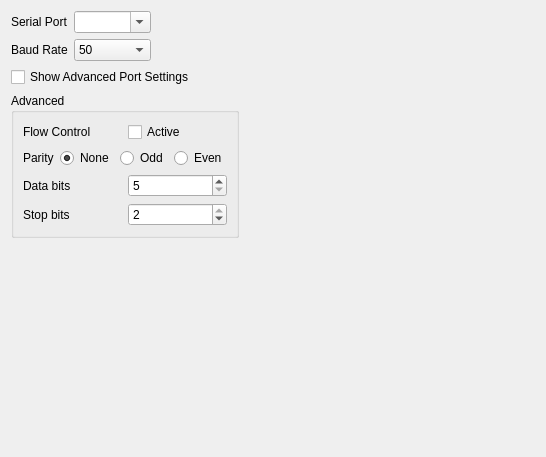
<?xml version="1.0" encoding="UTF-8"?>
<ui version="4.0">
 <class>serialSettings</class>
 <widget class="QWidget" name="serialSettings">
  <property name="geometry">
   <rect>
    <x>0</x>
    <y>0</y>
    <width>546</width>
    <height>457</height>
   </rect>
  </property>
  <property name="windowTitle">
   <string>Form</string>
  </property>
  <layout class="QVBoxLayout" name="verticalLayout_2">
   <item>
    <layout class="QHBoxLayout" name="horizontalLayout_7" stretch="0,1,5">
     <item>
      <widget class="QLabel" name="portlabel">
       <property name="text">
        <string>Serial Port</string>
       </property>
      </widget>
     </item>
     <item>
      <widget class="QComboBox" name="portName">
       <property name="toolTip">
        <string>The serial port to which the system is connected. All ports listed here should work.</string>
       </property>
       <property name="statusTip">
        <string>The serial port to which the system is connected. All ports listed here should work.</string>
       </property>
       <property name="whatsThis">
        <string>The serial port to which the system is connected. All ports listed here should work.</string>
       </property>
       <property name="editable">
        <bool>true</bool>
       </property>
       <property name="sizeAdjustPolicy">
        <enum>QComboBox::AdjustToContents</enum>
       </property>
       <item>
        <property name="text">
         <string/>
        </property>
       </item>
      </widget>
     </item>
     <item>
      <spacer name="horizontalSpacer">
       <property name="orientation">
        <enum>Qt::Horizontal</enum>
       </property>
       <property name="sizeHint" stdset="0">
        <size>
         <width>40</width>
         <height>20</height>
        </size>
       </property>
      </spacer>
     </item>
    </layout>
   </item>
   <item>
    <layout class="QHBoxLayout" name="horizontalLayout_6" stretch="0,1,5">
     <item>
      <widget class="QLabel" name="portlabel_2">
       <property name="text">
        <string>Baud Rate</string>
       </property>
      </widget>
     </item>
     <item>
      <widget class="QComboBox" name="baudRate">
       <property name="toolTip">
        <string>The data transmission rate. If unsure 57600 and 115200 are very common rates.</string>
       </property>
       <property name="statusTip">
        <string>The data transmission rate. If unsure 57600 and 115200 are very common rates.</string>
       </property>
       <property name="whatsThis">
        <string>The data transmission rate. If unsure 57600 and 115200 are very common rates.</string>
       </property>
       <property name="editable">
        <bool>false</bool>
       </property>
       <property name="sizeAdjustPolicy">
        <enum>QComboBox::AdjustToContents</enum>
       </property>
       <item>
        <property name="text">
         <string>50</string>
        </property>
       </item>
       <item>
        <property name="text">
         <string>75</string>
        </property>
       </item>
       <item>
        <property name="text">
         <string>110</string>
        </property>
       </item>
       <item>
        <property name="text">
         <string>134</string>
        </property>
       </item>
       <item>
        <property name="text">
         <string>150</string>
        </property>
       </item>
       <item>
        <property name="text">
         <string>200</string>
        </property>
       </item>
       <item>
        <property name="text">
         <string>300</string>
        </property>
       </item>
       <item>
        <property name="text">
         <string>600</string>
        </property>
       </item>
       <item>
        <property name="text">
         <string>1200</string>
        </property>
       </item>
       <item>
        <property name="text">
         <string>1800</string>
        </property>
       </item>
       <item>
        <property name="text">
         <string>2400</string>
        </property>
       </item>
       <item>
        <property name="text">
         <string>4800</string>
        </property>
       </item>
       <item>
        <property name="text">
         <string>9600</string>
        </property>
       </item>
       <item>
        <property name="text">
         <string>14400</string>
        </property>
       </item>
       <item>
        <property name="text">
         <string>19200</string>
        </property>
       </item>
       <item>
        <property name="text">
         <string>38400</string>
        </property>
       </item>
       <item>
        <property name="text">
         <string>56000</string>
        </property>
       </item>
       <item>
        <property name="text">
         <string>57600</string>
        </property>
       </item>
       <item>
        <property name="text">
         <string>76800</string>
        </property>
       </item>
       <item>
        <property name="text">
         <string>115200</string>
        </property>
       </item>
       <item>
        <property name="text">
         <string>128000</string>
        </property>
       </item>
       <item>
        <property name="text">
         <string>230400</string>
        </property>
       </item>
       <item>
        <property name="text">
         <string>256000</string>
        </property>
       </item>
       <item>
        <property name="text">
         <string>460800</string>
        </property>
       </item>
       <item>
        <property name="text">
         <string>921600</string>
        </property>
       </item>
      </widget>
     </item>
     <item>
      <spacer name="horizontalSpacer_2">
       <property name="orientation">
        <enum>Qt::Horizontal</enum>
       </property>
       <property name="sizeHint" stdset="0">
        <size>
         <width>40</width>
         <height>20</height>
        </size>
       </property>
      </spacer>
     </item>
    </layout>
   </item>
   <item>
    <widget class="QCheckBox" name="advCheckBox">
     <property name="text">
      <string>Show Advanced Port Settings</string>
     </property>
    </widget>
   </item>
   <item>
    <layout class="QHBoxLayout" name="horizontalLayout_8">
     <item>
      <widget class="QGroupBox" name="advGroupBox">
       <property name="title">
        <string>Advanced</string>
       </property>
       <layout class="QVBoxLayout" name="verticalLayout">
        <item>
         <layout class="QHBoxLayout" name="horizontalLayout">
          <item>
           <widget class="QLabel" name="portlabel_3">
            <property name="text">
             <string>Flow Control</string>
            </property>
           </widget>
          </item>
          <item>
           <widget class="QCheckBox" name="flowControlCheckBox">
            <property name="toolTip">
             <string>Activate / deactivate hardware flow control. Commonly deactivated</string>
            </property>
            <property name="statusTip">
             <string>Activate / deactivate hardware flow control. Commonly deactivated</string>
            </property>
            <property name="whatsThis">
             <string>Activate / deactivate hardware flow control. Commonly deactivated</string>
            </property>
            <property name="text">
             <string>Active</string>
            </property>
           </widget>
          </item>
         </layout>
        </item>
        <item>
         <layout class="QHBoxLayout" name="horizontalLayout_3">
          <item>
           <widget class="QLabel" name="portlabel_4">
            <property name="text">
             <string>Parity</string>
            </property>
           </widget>
          </item>
          <item>
           <layout class="QHBoxLayout" name="horizontalLayout_2">
            <item>
             <widget class="QRadioButton" name="parNone">
              <property name="toolTip">
               <string>Set the parity. In most cases no parity (None) is used.</string>
              </property>
              <property name="statusTip">
               <string>Set the parity. In most cases no parity (None) is used.</string>
              </property>
              <property name="whatsThis">
               <string>Set the parity. In most cases no parity (None) is used.</string>
              </property>
              <property name="text">
               <string>None</string>
              </property>
              <property name="checked">
               <bool>true</bool>
              </property>
             </widget>
            </item>
            <item>
             <widget class="QRadioButton" name="parOdd">
              <property name="toolTip">
               <string>Set the parity. In most cases no parity (None) is used.</string>
              </property>
              <property name="statusTip">
               <string>Set the parity. In most cases no parity (None) is used.</string>
              </property>
              <property name="whatsThis">
               <string>Set the parity. In most cases no parity (None) is used.</string>
              </property>
              <property name="text">
               <string>Odd</string>
              </property>
             </widget>
            </item>
            <item>
             <widget class="QRadioButton" name="parEven">
              <property name="toolTip">
               <string>Set the parity. In most cases no parity (None) is used.</string>
              </property>
              <property name="statusTip">
               <string>Set the parity. In most cases no parity (None) is used.</string>
              </property>
              <property name="whatsThis">
               <string>Set the parity. In most cases no parity (None) is used.</string>
              </property>
              <property name="text">
               <string>Even</string>
              </property>
             </widget>
            </item>
           </layout>
          </item>
         </layout>
        </item>
        <item>
         <layout class="QHBoxLayout" name="horizontalLayout_4">
          <item>
           <widget class="QLabel" name="portlabel_5">
            <property name="text">
             <string>Data bits</string>
            </property>
           </widget>
          </item>
          <item>
           <widget class="QSpinBox" name="dataBitsSpinBox">
            <property name="sizePolicy">
             <sizepolicy hsizetype="Preferred" vsizetype="Fixed">
              <horstretch>0</horstretch>
              <verstretch>0</verstretch>
             </sizepolicy>
            </property>
            <property name="minimumSize">
             <size>
              <width>0</width>
              <height>0</height>
             </size>
            </property>
            <property name="toolTip">
             <string>Number of data bits per symbol. This is almost always 8.</string>
            </property>
            <property name="statusTip">
             <string>Number of data bits per symbol. This is almost always 8.</string>
            </property>
            <property name="whatsThis">
             <string>Number of data bits per symbol. This is almost always 8.</string>
            </property>
            <property name="minimum">
             <number>5</number>
            </property>
            <property name="maximum">
             <number>8</number>
            </property>
            <property name="value">
             <number>5</number>
            </property>
           </widget>
          </item>
         </layout>
        </item>
        <item>
         <layout class="QHBoxLayout" name="horizontalLayout_5">
          <item>
           <widget class="QLabel" name="portlabel_6">
            <property name="text">
             <string>Stop bits</string>
            </property>
           </widget>
          </item>
          <item>
           <widget class="QSpinBox" name="stopBitsSpinBox">
            <property name="sizePolicy">
             <sizepolicy hsizetype="Preferred" vsizetype="Fixed">
              <horstretch>0</horstretch>
              <verstretch>0</verstretch>
             </sizepolicy>
            </property>
            <property name="toolTip">
             <string>Number of stop bits per symbol. This is almost always 2.</string>
            </property>
            <property name="statusTip">
             <string>Number of stop bits per symbol. This is almost always 2.</string>
            </property>
            <property name="whatsThis">
             <string>Number of stop bits per symbol. This is almost always 2.</string>
            </property>
            <property name="frame">
             <bool>true</bool>
            </property>
            <property name="readOnly">
             <bool>false</bool>
            </property>
            <property name="minimum">
             <number>1</number>
            </property>
            <property name="maximum">
             <number>2</number>
            </property>
            <property name="value">
             <number>2</number>
            </property>
           </widget>
          </item>
         </layout>
        </item>
       </layout>
       <zorder>horizontalLayoutWidget</zorder>
       <zorder>horizontalLayoutWidget_2</zorder>
       <zorder>horizontalLayoutWidget_4</zorder>
       <zorder>portlabel_5</zorder>
       <zorder>horizontalLayoutWidget_3</zorder>
      </widget>
     </item>
     <item>
      <spacer name="horizontalSpacer_3">
       <property name="orientation">
        <enum>Qt::Horizontal</enum>
       </property>
       <property name="sizeHint" stdset="0">
        <size>
         <width>40</width>
         <height>20</height>
        </size>
       </property>
      </spacer>
     </item>
    </layout>
   </item>
   <item>
    <spacer name="verticalSpacer">
     <property name="orientation">
      <enum>Qt::Vertical</enum>
     </property>
     <property name="sizeHint" stdset="0">
      <size>
       <width>20</width>
       <height>40</height>
      </size>
     </property>
    </spacer>
   </item>
  </layout>
  <action name="actionDelete">
   <property name="text">
    <string>Delete</string>
   </property>
   <property name="toolTip">
    <string>Delete this link</string>
   </property>
   <property name="statusTip">
    <string>Delete this link</string>
   </property>
   <property name="whatsThis">
    <string>Link delete button</string>
   </property>
  </action>
  <action name="actionConnect">
   <property name="text">
    <string>Connect</string>
   </property>
   <property name="toolTip">
    <string>Connect this link</string>
   </property>
   <property name="statusTip">
    <string>Connect this link</string>
   </property>
   <property name="whatsThis">
    <string>Connect this link</string>
   </property>
  </action>
  <action name="actionClose">
   <property name="text">
    <string>Close</string>
   </property>
   <property name="toolTip">
    <string>Close the configuration window</string>
   </property>
   <property name="statusTip">
    <string>Close the configuration window</string>
   </property>
   <property name="whatsThis">
    <string>Close the configuration window</string>
   </property>
  </action>
 </widget>
 <resources/>
 <connections>
  <connection>
   <sender>actionClose</sender>
   <signal>triggered()</signal>
   <receiver>serialSettings</receiver>
   <slot>close()</slot>
   <hints>
    <hint type="sourcelabel">
     <x>-1</x>
     <y>-1</y>
    </hint>
    <hint type="destinationlabel">
     <x>224</x>
     <y>195</y>
    </hint>
   </hints>
  </connection>
 </connections>
</ui>
